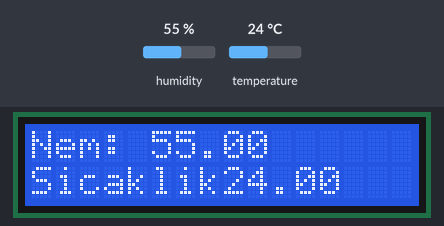
Bench run of a sketch on a simulated Arduino Uno, built with avr-gcc and run on an emulated ATmega328P. Parts: 16×2 character LCD. Inputs (shaded band) come from the test bench; at power-on: humidity 55 %, temperature 24 °C. What the sketch prints to the serial monitor is not drawn.

Above: at 1.2 s.
1.3 s: humidity set to 22 %
At 2.6 s:
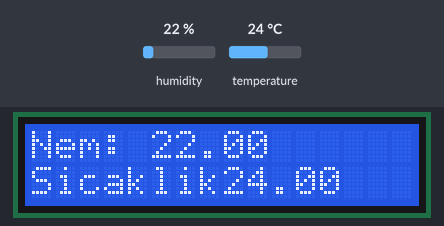
4.7 s: temperature set to 12 °C
At 6.9 s:
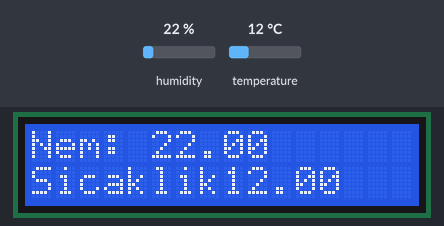
8.0 s: humidity set to 40 %
At 9.0 s:
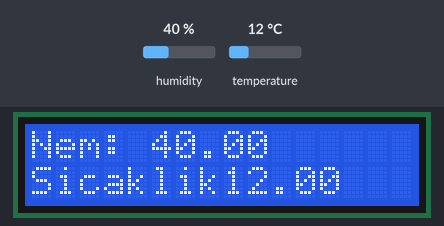
10.9 s: temperature set to 19 °C
At 13.3 s:
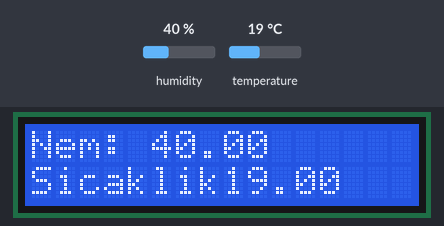
Timing chart, 0 to 14.8 s (numbered marks = the images above; inputs shaded):
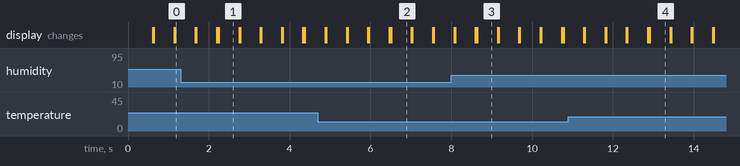

The sketch:

Lcdplusdht11.ino
```cpp
#include <LiquidCrystal_I2C.h>
#include <DHT.h>

int dhtPin = 2;

LiquidCrystal_I2C lcd(0x27, 16, 2);
DHT dht(dhtPin, DHT11);

void setup() {
  lcd.init();
  dht.begin();
  Serial.begin(9600);
  lcd.backlight();
}

void loop() {
  float nem = dht.readHumidity();
  float sicaklik = dht.readTemperature();

  lcd.setCursor(0,0);
  Serial.println("Nem: ");
  Serial.println(nem);
  lcd.print("Nem: ");
  lcd.print(nem);

  lcd.setCursor(0,1);
  Serial.println("Sıcaklık");
  Serial.println(sicaklik);
  lcd.print("Sicaklik");
  lcd.print(sicaklik);
  delay(500);
  lcd.clear();
  }
```

Measured:
- after the input at 1.3 s, the display: first differs from a run without the input after 0.95 s (image 1)
- after the input at 4.7 s, the display: first differs from a run without the input after 1.8 s (image 2)
- after the input at 8.0 s, the display: first differs from a run without the input after 0.65 s (image 3)
- after the input at 10.9 s, the display: first differs from a run without the input after 2.0 s (image 4)
- what the display in image 1 shows lasts 0.5 s, from 2.2 s to 2.7 s
